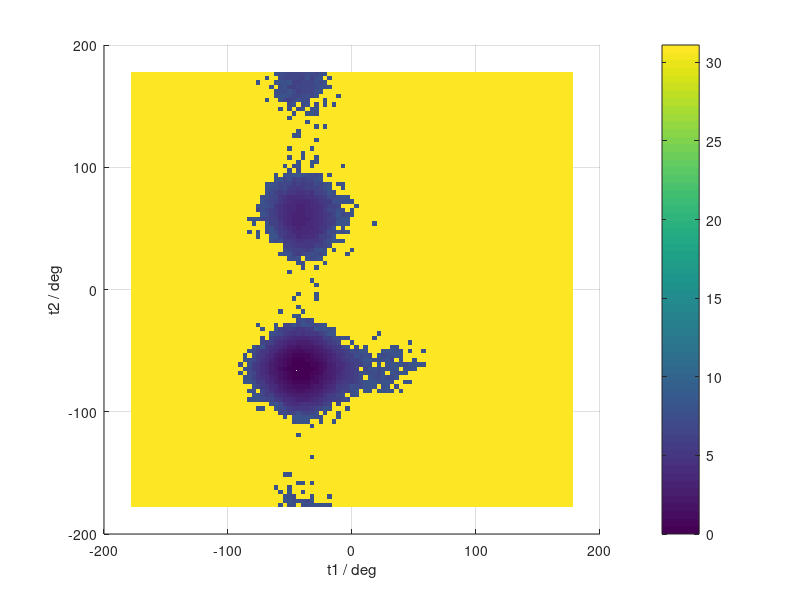
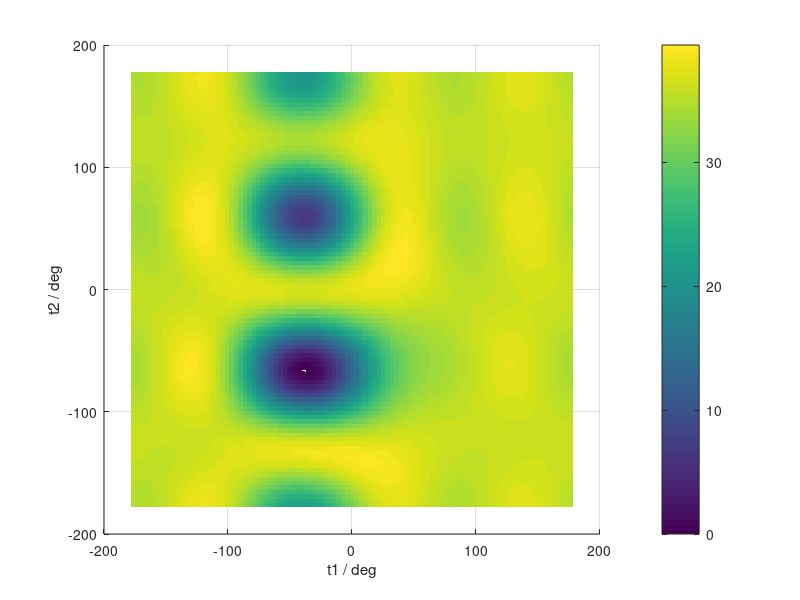

Here is the MATLAB script that generated these plots, in order:
x = [-178.2 -174.6 -171 -167.4 -163.8 -160.2 -156.6 -153 -149.4 -145.8 -142.2 -138.6 -135 -131.4 -127.8 -124.2 -120.6 -117 -113.4 -109.8 -106.2 -102.6 -99 -95.4 -91.8 -88.2 -84.6 -81 -77.4 -73.8 -70.2 -66.6 -63 -59.4 -55.8 -52.2 -48.6 -45 -41.4 -37.8 -34.2 -30.6 -27 -23.4 -19.8 -16.2 -12.6 -9 -5.4 -1.8 1.8 5.4 9 12.6 16.2 19.8 23.4 27 30.6 34.2 37.8 41.4 45 48.6 52.2 55.8 59.4 63 66.6 70.2 73.8 77.4 81 84.6 88.2 91.8 95.4 99 102.6 106.2 109.8 113.4 117 120.6 124.2 127.8 131.4 135 138.6 142.2 145.8 149.4 153 156.6 160.2 163.8 167.4 171 174.6 178.2 ];
y = [-178.2 -174.6 -171 -167.4 -163.8 -160.2 -156.6 -153 -149.4 -145.8 -142.2 -138.6 -135 -131.4 -127.8 -124.2 -120.6 -117 -113.4 -109.8 -106.2 -102.6 -99 -95.4 -91.8 -88.2 -84.6 -81 -77.4 -73.8 -70.2 -66.6 -63 -59.4 -55.8 -52.2 -48.6 -45 -41.4 -37.8 -34.2 -30.6 -27 -23.4 -19.8 -16.2 -12.6 -9 -5.4 -1.8 1.8 5.4 9 12.6 16.2 19.8 23.4 27 30.6 34.2 37.8 41.4 45 48.6 52.2 55.8 59.4 63 66.6 70.2 73.8 77.4 81 84.6 88.2 91.8 95.4 99 102.6 106.2 109.8 113.4 117 120.6 124.2 127.8 131.4 135 138.6 142.2 145.8 149.4 153 156.6 160.2 163.8 167.4 171 174.6 178.2 ];
[X,Y] = meshgrid(x,y);
figure(1);
Z1 = load('./U_MD.dat');
s1 = surf(X,Y,Z1); set(s1, 'edgecolor', 'none'); view(0,90); colorbar;
xlabel('t1 / deg'); ylabel('t2 / deg');
figure(2);
Z2 = load('./POMF.dat');
s2 = surf(X,Y,Z2); set(s2, 'edgecolor', 'none'); view(0,90); colorbar;
xlabel('t1 / deg'); ylabel('t2 / deg');
